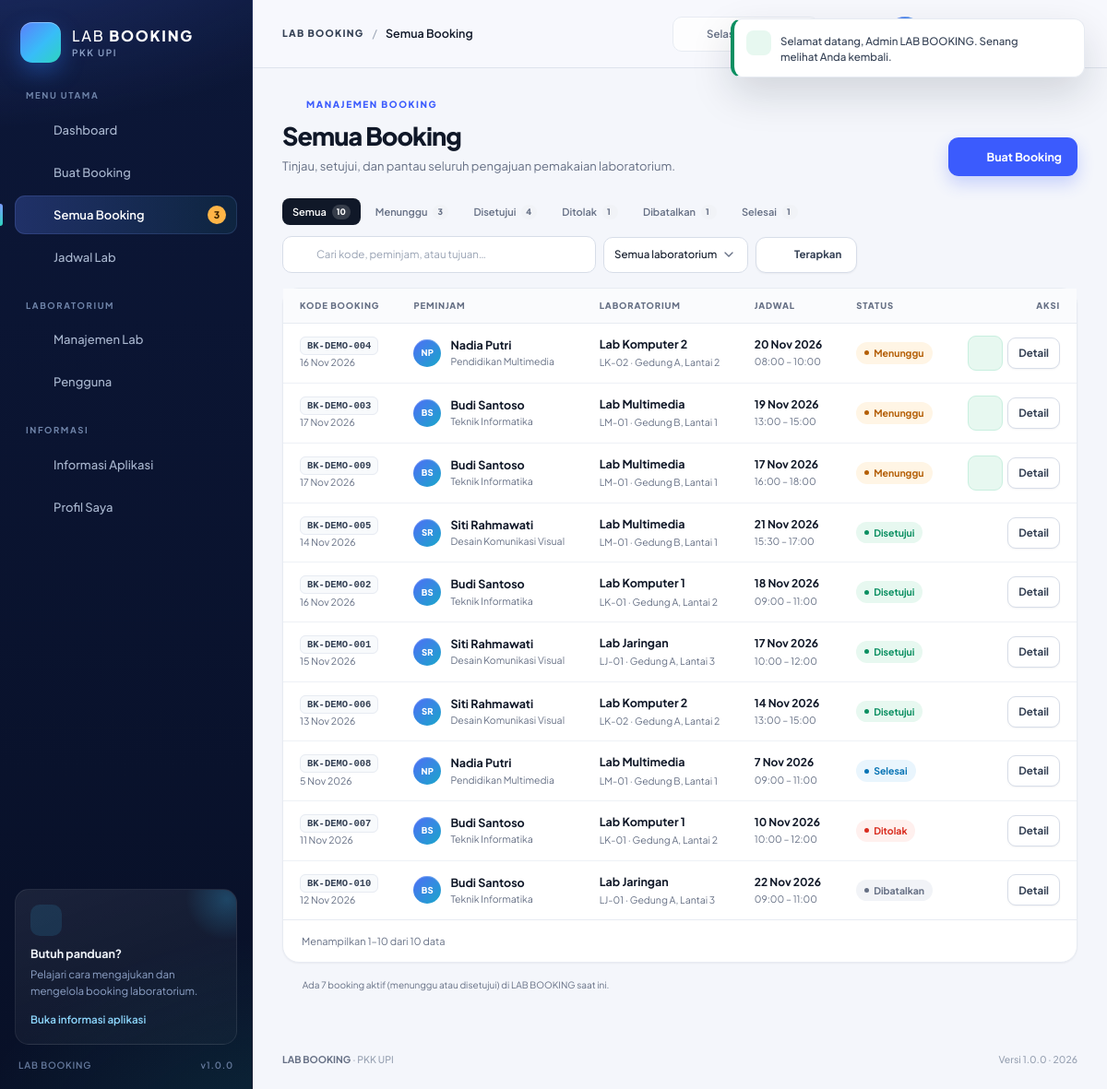
Screenshot of /bookings/index.php (signed in) with the database file from the repository.
### tables this page shows
CREATE TABLE `bookings` (
    `id`           INT UNSIGNED NOT NULL AUTO_INCREMENT,
    `booking_code` VARCHAR(24) NOT NULL,
    `user_id`      INT UNSIGNED NOT NULL,
    `lab_id`       INT UNSIGNED NOT NULL,
    `booking_date` DATE NOT NULL,
    `start_time`   TIME NOT NULL,
    `end_time`     TIME NOT NULL,
    `purpose`      VARCHAR(255) NOT NULL,
    `participants` SMALLINT UNSIGNED NOT NULL DEFAULT 1,
    `status`       ENUM('pending', 'approved', 'rejected', 'cancelled', 'completed') NOT NULL DEFAULT 'pending',
    `admin_note`   TEXT DEFAULT NULL,
    `reviewed_by`  INT UNSIGNED DEFAULT NULL,
    `reviewed_at`  DATETIME DEFAULT NULL,
    `created_at`   DATETIME NOT NULL DEFAULT CURRENT_TIMESTAMP,
    `updated_at`   DATETIME NOT NULL DEFAULT CURRENT_TIMESTAMP ON UPDATE CURRENT_TIMESTAMP,
    PRIMARY KEY (`id`),
    UNIQUE KEY `uq_bookings_code` (`booking_code`),
    KEY `idx_bookings_lab_date` (`lab_id`, `booking_date`, `start_time`, `end_time`),
    KEY `idx_bookings_user` (`user_id`),
    KEY `idx_bookings_status` (`status`),
    KEY `idx_bookings_date` (`booking_date`),
    CONSTRAINT `fk_bookings_user`
        FOREIGN KEY (`user_id`) REFERENCES `users` (`id`)
        ON UPDATE CASCADE ON DELETE RESTRICT,
    CONSTRAINT `fk_bookings_lab`
        FOREIGN KEY (`lab_id`) REFERENCES `labs` (`id`)
        ON UPDATE CASCADE ON DELETE RESTRICT,
    CONSTRAINT `fk_bookings_reviewer`
        FOREIGN KEY (`reviewed_by`) REFERENCES `users` (`id`)
        ON UPDATE CASCADE ON DELETE SET NULL
);

CREATE TABLE `users` (
    `id`         INT UNSIGNED NOT NULL AUTO_INCREMENT,
    `name`       VARCHAR(100) NOT NULL,
    `email`      VARCHAR(150) NOT NULL,
    `password`   VARCHAR(255) NOT NULL,
    `role`       ENUM('admin', 'user') NOT NULL DEFAULT 'user',
    `phone`      VARCHAR(30) DEFAULT NULL,
    `department` VARCHAR(120) DEFAULT NULL,
    `status`     ENUM('active', 'inactive') NOT NULL DEFAULT 'active',
    `created_at` DATETIME NOT NULL DEFAULT CURRENT_TIMESTAMP,
    `updated_at` DATETIME NOT NULL DEFAULT CURRENT_TIMESTAMP ON UPDATE CURRENT_TIMESTAMP,
    PRIMARY KEY (`id`),
    UNIQUE KEY `uq_users_email` (`email`),
    KEY `idx_users_role` (`role`),
    KEY `idx_users_status` (`status`)
);

CREATE TABLE `labs` (
    `id`          INT UNSIGNED NOT NULL AUTO_INCREMENT,
    `name`        VARCHAR(120) NOT NULL,
    `code`        VARCHAR(20) NOT NULL,
    `description` TEXT DEFAULT NULL,
    `location`    VARCHAR(150) NOT NULL,
    `capacity`    SMALLINT UNSIGNED NOT NULL DEFAULT 1,
    `facilities`  TEXT DEFAULT NULL,
    `status`      ENUM('active', 'inactive') NOT NULL DEFAULT 'active',
    `created_at`  DATETIME NOT NULL DEFAULT CURRENT_TIMESTAMP,
    `updated_at`  DATETIME NOT NULL DEFAULT CURRENT_TIMESTAMP ON UPDATE CURRENT_TIMESTAMP,
    PRIMARY KEY (`id`),
    UNIQUE KEY `uq_labs_code` (`code`),
    KEY `idx_labs_status` (`status`)
);

### bookings/index.php (the view, shortened to what the rows shown need)
<?php
require_once __DIR__ . '/../includes/functions.php';
require_login();
$user = current_user();
$isAdmin = $user['role'] === 'admin';
$statuses = booking_statuses();
$statusFilter = get('status');
$search = get('q');
$labFilter = (int) get('lab_id');
$page = max(1, (int) get('page', '1'));
$perPage = 10;
$from = 'FROM bookings b
         JOIN labs l ON l.id = b.lab_id
         JOIN users u ON u.id = b.user_id';
$conditions = [];
$parameters = [];
$where = $conditions !== [] ? 'WHERE ' . implode(' AND ', $conditions) : '';
$total = (int) q('SELECT COUNT(*) ' . $from . ' ' . $where, $parameters)->fetchColumn();
$totalPages = max(1, (int) ceil($total / $perPage));
$page = min($page, $totalPages);
$offset = ($page - 1) * $perPage;
$order = $isAdmin
    ? "ORDER BY FIELD(b.status, 'pending', 'approved', 'completed', 'rejected', 'cancelled'), b.booking_date DESC, b.start_time DESC"
    : 'ORDER BY b.booking_date DESC, b.start_time DESC';
$bookings = q(
    'SELECT b.*, l.name AS lab_name, l.code AS lab_code, l.location AS lab_location,
            u.name AS user_name, u.email AS user_email, u.department AS user_department
     ' . $from . ' ' . $where . ' ' . $order . ' LIMIT ' . $perPage . ' OFFSET ' . $offset,
    $parameters
)->fetchAll();
$countParameters = $isAdmin ? [] : [(int) $user['id']];
$countRows = q(
    'SELECT b.status, COUNT(*) AS total FROM bookings b ' . ($isAdmin ? '' : 'WHERE b.user_id = ?') . ' GROUP BY b.status',
    $countParameters
)->fetchAll();
$statusCounts = array_fill_keys(array_keys($statuses), 0);
foreach ($countRows as $row) {
    if (isset($statusCounts[$row['status']])) {
        $statusCounts[$row['status']] = (int) $row['total'];
    }
}
$filterQuery = [];
$tabQuery = $filterQuery;
$tabUrl = static function (?string $statusKey) use ($tabQuery): string {
    $query = $tabQuery;
    if ($statusKey !== null) {
        $query['status'] = $statusKey;
    }
    return url('bookings/index.php') . ($query !== [] ? '?' . http_build_query($query) : '');
};
$hasFilter = $search !== '' || $labFilter > 0 || $statusFilter !== '';
require __DIR__ . '/../includes/header.php';
?>
<div class="page-head">
    <div class="page-head-text">
        <h1 class="page-title"><?= $isAdmin ? 'Semua Booking' : 'Booking Saya' ?></h1>
    </div>
</div>
<div class="status-tabs" style="margin-bottom:12px" aria-label="Filter status booking">
    <?php foreach ($statuses as $statusKey => $statusMeta): ?>
        <a class="status-tab<?= $statusFilter === $statusKey ? ' is-active' : '' ?>" href="<?= e($tabUrl($statusKey)) ?>">
            <?= e($statusMeta['label']) ?> <span class="status-tab-count"><?= $statusCounts[$statusKey] ?></span>
        </a>
    <?php endforeach; ?>
</div>
<div class="filter-bar">
    <form class="filter-form" method="get" action="<?= e(url('bookings/index.php')) ?>">
        <div class="filter-search">
            <?= icon('search') ?>
            <input class="input" type="search" name="q" value="<?= e($search) ?>"
                   placeholder="<?= $isAdmin ? 'Cari kode, peminjam, atau tujuan…' : 'Cari kode booking atau tujuan…' ?>"
                   aria-label="Cari booking">
        </div>
    </form>
</div>
<section class="card">
    <?php if ($bookings === []): ?>
        <div class="empty-state">
            <div class="empty-icon"><?= icon('calendar') ?></div>
            <h3><?= $hasFilter ? 'Booking tidak ditemukan' : 'Belum ada booking' ?></h3>
            <p>
                <?= $hasFilter
                    ? 'Tidak ada booking yang cocok dengan pencarian atau filter yang Anda gunakan.'
                    : ($isAdmin
                        ? 'Belum ada pengajuan booking yang masuk ke LAB BOOKING.'
                        : 'Anda belum pernah mengajukan booking laboratorium. Mulai dengan membuat pengajuan baru.') ?>
            </p>
            <?php if ($hasFilter): ?>
                <a class="btn btn-secondary btn-sm" href="<?= e(url('bookings/index.php')) ?>">Tampilkan semua booking</a>
            <?php elseif (!$isAdmin): ?>
                <a class="btn btn-primary btn-sm" href="<?= e(url('bookings/create.php')) ?>"><?= icon('plus') ?>Buat Booking</a>
            <?php endif; ?>
        </div>
    <?php else: ?>
        <div class="table-wrap">
            <table class="data-table">
                <thead>
                    <tr>
                        <th>Kode Booking</th>
                        <?php if ($isAdmin): ?>
                            <th>Peminjam</th>
                        <?php endif; ?>
                        <th>Laboratorium</th>
                        <th>Jadwal</th>
                        <th>Status</th>
                        <th style="text-align:right">Aksi</th>
                    </tr>
                </thead>
                <tbody>
                    <?php foreach ($bookings as $booking): ?>
                        <tr>
                            <td>
                                <a class="table-code" href="<?= e(url('bookings/view.php?id=' . (int) $booking['id'])) ?>">
                                    <?= e($booking['booking_code']) ?>
                                </a>
                                <span class="cell-sub"><?= e(format_date($booking['created_at'])) ?></span>
                            </td>
                            <?php if ($isAdmin): ?>
                                <td>
                                    <div class="table-user">
                                        <?= avatar($booking['user_name'], 'avatar-sm') ?>
                                        <div class="table-user-info">
                                            <strong><?= e($booking['user_name']) ?></strong>
                                            <span><?= e($booking['user_department'] ?: $booking['user_email']) ?></span>
                                        </div>
                                    </div>
                                </td>
                            <?php endif; ?>
                            <td>
                                <span class="cell-main"><?= e($booking['lab_name']) ?></span>
                                <span class="cell-sub"><?= e($booking['lab_code']) ?> · <?= e($booking['lab_location']) ?></span>
                            </td>
                            <td>
                                <div class="schedule-cell">
                                    <strong><?= e(format_date($booking['booking_date'])) ?></strong>
                                    <span><?= e(format_time_range($booking['start_time'], $booking['end_time'])) ?></span>
                                </div>
                            </td>
                            <td><?= booking_status_badge($booking['status']) ?></td>
                            <td>
                                <div class="table-actions">
                                    <?php if ($isAdmin && $booking['status'] === 'pending'): ?>
                                        <form method="post" action="<?= e(url('bookings/action.php')) ?>">
                                            <button class="btn btn-icon btn-sm btn-success" type="submit" title="Setujui booking" aria-label="Setujui booking <?= e($booking['booking_code']) ?>">
                                                <?= icon('check') ?>
                                            </button>
                                        </form>
                                    <?php endif; ?>
                                    <a class="btn btn-sm btn-secondary" href="<?= e(url('bookings/view.php?id=' . (int) $booking['id'])) ?>">
                                        Detail
                                    </a>
                                </div>
                            </td>
                        </tr>
                    <?php endforeach; ?>
                </tbody>
            </table>
        </div>
    <?php endif; ?>
</section>
<?php require __DIR__ . '/../includes/footer.php'; ?>

### includes/icons.php (shortened to what the rows shown need)
<?php
function icon(string $name, string $class = ''): string
{
    if (!isset($paths[$name])) {
        $name = 'info';
    }
    $classAttribute = $class !== '' ? ' class="' . htmlspecialchars($class, ENT_QUOTES, 'UTF-8') . '"' : '';
    return '<svg' . $classAttribute . ' viewBox="0 0 24 24" fill="none" stroke="currentColor" '
        . 'stroke-width="1.8" stroke-linecap="round" stroke-linejoin="round" aria-hidden="true" focusable="false">'
        . $paths[$name] . '</svg>';
}

### includes/functions.php (shortened to what the rows shown need)
<?php
require_once __DIR__ . '/../config/database.php';
require_once __DIR__ . '/icons.php';
function e(mixed $value): string
{
    return htmlspecialchars((string) $value, ENT_QUOTES | ENT_SUBSTITUTE, 'UTF-8');
}
function url(string $path = ''): string
{
    return BASE_URL . '/' . ltrim($path, '/');
}
function get(string $key, string $default = ''): string
{
    $value = $_GET[$key] ?? $default;
    return is_scalar($value) ? trim((string) $value) : $default;
}
function current_user(): ?array
{
    static $resolved = false;
    static $user = null;
    if ($resolved) {
        return $user;
    }
    $resolved = true;
    $userId = (int) ($_SESSION['user_id'] ?? 0);
    $statement = db()->prepare('SELECT * FROM users WHERE id = ? LIMIT 1');
    $statement->execute([$userId]);
    $found = $statement->fetch();
    return $user = $found;
}
function is_logged_in(): bool
{
    return current_user() !== null;
}
function require_login(): void
{
    if (!is_logged_in()) {
        flash('warning', 'Silakan masuk terlebih dahulu untuk mengakses halaman tersebut.');
        redirect('login.php');
    }
}
function q(string $sql, array $parameters = []): PDOStatement
{
    $statement = db()->prepare($sql);
    $statement->execute($parameters);
    return $statement;
}
function booking_statuses(): array
{
    return [
        'pending'   => ['label' => 'Menunggu', 'class' => 'warning'],
        'approved'  => ['label' => 'Disetujui', 'class' => 'success'],
        'rejected'  => ['label' => 'Ditolak', 'class' => 'danger'],
        'cancelled' => ['label' => 'Dibatalkan', 'class' => 'neutral'],
        'completed' => ['label' => 'Selesai', 'class' => 'info'],
    ];
}
function booking_status_badge(string $status, bool $dot = true): string
{
    $meta = booking_statuses()[$status] ?? ['label' => ucfirst($status), 'class' => 'neutral'];
    $dotHtml = $dot ? '<span class="badge-dot"></span>' : '';
    return '<span class="badge badge-' . e($meta['class']) . '">' . $dotHtml . e($meta['label']) . '</span>';
}
function initials(string $name): string
{
    $name = trim($name);
    $parts = preg_split('/\s+/', $name) ?: [$name];
    return mb_strtoupper(mb_substr($parts[0], 0, 1) . mb_substr($parts[count($parts) - 1], 0, 1));
}
function avatar(string $name, string $class = ''): string
{
    $safeClass = $class !== '' ? ' ' . e($class) : '';
    return '<span class="avatar' . $safeClass . '" aria-hidden="true">' . e(initials($name)) . '</span>';
}
function format_date(?string $date, string $style = 'short', bool $withDay = false): string
{
    $timestamp = strtotime($date);
    $months = [
        1  => 'Januari', 2  => 'Februari', 3 => 'Maret', 4 => 'April',
        5  => 'Mei', 6 => 'Juni', 7 => 'Juli', 8 => 'Agustus',
        9  => 'September', 10 => 'Oktober', 11 => 'November', 12 => 'Desember',
    ];
    $monthsShort = [
        1 => 'Jan', 2 => 'Feb', 3 => 'Mar', 4 => 'Apr', 5 => 'Mei', 6 => 'Jun',
        7 => 'Jul', 8 => 'Agu', 9 => 'Sep', 10 => 'Okt', 11 => 'Nov', 12 => 'Des',
    ];
    $days = ['Minggu', 'Senin', 'Selasa', 'Rabu', 'Kamis', 'Jumat', 'Sabtu'];
    $monthName = $style === 'long'
        ? $months[(int) date('n', $timestamp)]
        : $monthsShort[(int) date('n', $timestamp)];
    $formatted = date('j', $timestamp) . ' ' . $monthName . ' ' . date('Y', $timestamp);
    if ($withDay) {
        $formatted = $days[(int) date('w', $timestamp)] . ', ' . $formatted;
    }
    return $formatted;
}
function format_time(?string $time): string
{
    return substr($time, 0, 5);
}
function format_time_range(?string $start, ?string $end): string
{
    return format_time($start) . ' – ' . format_time($end);
}

### rows the page displays
bookings: user "3", lab "4", booking_code "BK-DEMO-001", created_at "15 Nov 2026", user.name "SR", user.name "Siti Rahmawati", user.department "Desain Komunikasi Visual", lab.name "Lab Jaringan", lab.code "LJ-01", lab.location "Gedung A, Lantai 3", booking_date "17 Nov 2026", start_time+end_time "10:00 – 12:00", status "Disetujui"
bookings: booking_code "BK-DEMO-004", created_at "16 Nov 2026", user.name "NP", user.name "Nadia Putri", user.department "Pendidikan Multimedia", lab.name "Lab Komputer 2", lab.code "LK-02", lab.location "Gedung A, Lantai 2", booking_date "20 Nov 2026", start_time+end_time "08:00 – 10:00", status "Menunggu"
bookings: booking_code "BK-DEMO-003", created_at "17 Nov 2026", user.name "BS", user.name "Budi Santoso", user.department "Teknik Informatika", lab.name "Lab Multimedia", lab.code "LM-01", lab.location "Gedung B, Lantai 1", booking_date "19 Nov 2026", start_time+end_time "13:00 – 15:00", status "Menunggu"
bookings: booking_code "BK-DEMO-009", created_at "17 Nov 2026", user.name "BS", user.name "Budi Santoso", user.department "Teknik Informatika", lab.name "Lab Multimedia", lab.code "LM-01", lab.location "Gedung B, Lantai 1", booking_date "17 Nov 2026", start_time+end_time "16:00 – 18:00", status "Menunggu"
bookings: booking_code "BK-DEMO-005", created_at "14 Nov 2026", user.name "SR", user.name "Siti Rahmawati", user.department "Desain Komunikasi Visual", lab.name "Lab Multimedia", lab.code "LM-01", lab.location "Gedung B, Lantai 1", booking_date "21 Nov 2026", start_time+end_time "15:30 – 17:00", status "Disetujui"
bookings: booking_code "BK-DEMO-002", created_at "16 Nov 2026", user.name "BS", user.name "Budi Santoso", user.department "Teknik Informatika", lab.name "Lab Komputer 1", lab.code "LK-01", lab.location "Gedung A, Lantai 2", booking_date "18 Nov 2026", start_time+end_time "09:00 – 11:00", status "Disetujui"
bookings: booking_code "BK-DEMO-006", created_at "13 Nov 2026", user.name "SR", user.name "Siti Rahmawati", user.department "Desain Komunikasi Visual", lab.name "Lab Komputer 2", lab.code "LK-02", lab.location "Gedung A, Lantai 2", booking_date "14 Nov 2026", start_time+end_time "13:00 – 15:00", status "Disetujui"
bookings: booking_code "BK-DEMO-008", created_at "5 Nov 2026", user.name "NP", user.name "Nadia Putri", user.department "Pendidikan Multimedia", lab.name "Lab Multimedia", lab.code "LM-01", lab.location "Gedung B, Lantai 1", booking_date "7 Nov 2026", start_time+end_time "09:00 – 11:00", status "Selesai"
bookings: booking_code "BK-DEMO-007", created_at "11 Nov 2026", user.name "BS", user.name "Budi Santoso", user.department "Teknik Informatika", lab.name "Lab Komputer 1", lab.code "LK-01", lab.location "Gedung A, Lantai 2", booking_date "10 Nov 2026", start_time+end_time "10:00 – 12:00", status "Ditolak"
bookings: booking_code "BK-DEMO-010", created_at "12 Nov 2026", user.name "BS", user.name "Budi Santoso", user.department "Teknik Informatika", lab.name "Lab Jaringan", lab.code "LJ-01", lab.location "Gedung A, Lantai 3", booking_date "22 Nov 2026", start_time+end_time "09:00 – 11:00", status "Dibatalkan"

### other values shown
APP_ORGANIZATION "PKK UPI"
$pendingApprovals "3"
APP_VERSION "1.0.0"
$pageTitle "Semua Booking"
$flash['message'] "Selamat datang, Admin LAB BOOKING. Senang melihat Anda kembali."
$totalAll "10"
$statusMeta['label'] "Menunggu"
$statusMeta['label'] "Disetujui"
$statusMeta['label'] "Ditolak"
$statusCounts[$statusKey] "1"
$statusMeta['label'] "Dibatalkan"
$statusMeta['label'] "Selesai"
pagination_info($total, $page, $perPage) "Menampilkan 1–10 dari 10 data"
$activeTotal "7"
APP_YEAR "2026"
